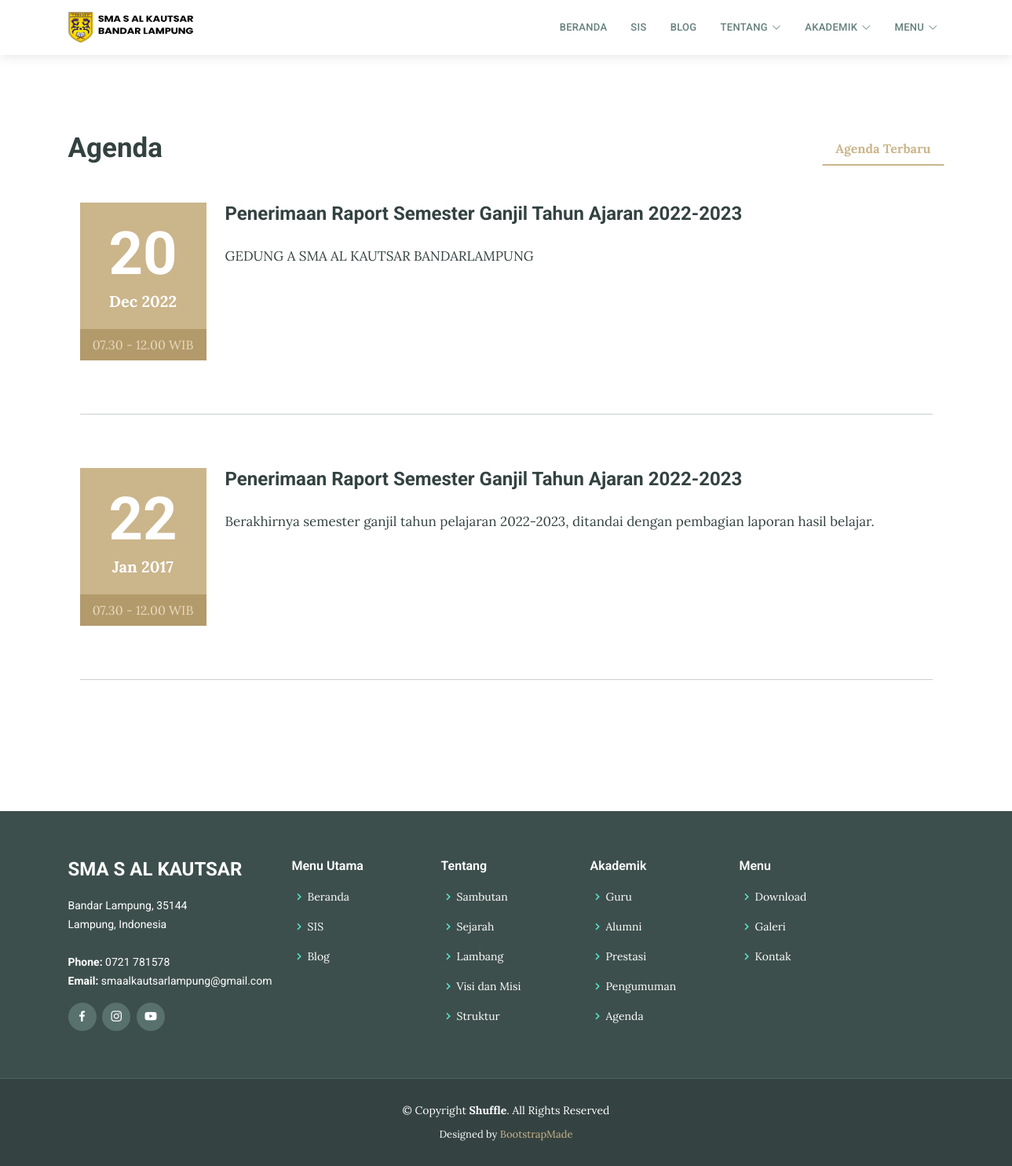
The page /index.php/agenda on the database its author committed.
### tables this page shows
CREATE TABLE `tbl_agenda` (
  `agenda_id` int(11) NOT NULL,
  `agenda_nama` varchar(200) DEFAULT NULL,
  `agenda_tanggal` timestamp NULL DEFAULT current_timestamp(),
  `agenda_deskripsi` text DEFAULT NULL,
  `agenda_mulai` date DEFAULT NULL,
  `agenda_selesai` date DEFAULT NULL,
  `agenda_tempat` varchar(90) DEFAULT NULL,
  `agenda_waktu` varchar(30) DEFAULT NULL,
  `agenda_keterangan` varchar(200) DEFAULT NULL,
  `agenda_author` varchar(60) DEFAULT NULL
);

### application/controllers/Agenda.php (called while the page is built, shortened)
<?php
class Agenda extends CI_Controller{
	function __construct(){
		$this->load->view('templates/header_1');
		$this->load->model('m_agenda');
		$this->load->model('m_pengunjung');
	}
	function index(){
		$jum=$this->m_agenda->agenda();
        $page=$this->uri->segment(3);
        if(!$page):
            $offset = 0;
        else:
            $offset = $page;
        endif;
        $limit=7;
        $config['base_url'] = base_url() . 'agenda/index/';
            $config['total_rows'] = $jum->num_rows();
            $config['per_page'] = $limit;
            $config['uri_segment'] = 3;
	          $config['full_tag_open']    = '<div class="pagging text-center"><nav><ul class="pagination justify-content-center">';
	          $config['full_tag_close']   = '</ul></nav></div>';
	          $config['num_tag_open']     = '<li class="page-item"><span class="page-link">';
	          $config['num_tag_close']    = '</span></li>';
	          $config['cur_tag_open']     = '<li class="page-item"><span class="page-link">';
	          $config['cur_tag_close']    = '<span class="sr-only">(current)</span></span></li>';
	          $config['next_tag_open']    = '<li class="page-item"><span class="page-link">';
	          $config['next_tagl_close']  = '<span aria-hidden="true">&raquo;</span></span></li>';
	          $config['prev_tag_open']    = '<li class="page-item"><span class="page-link">';
	          $config['prev_tagl_close']  = '</span>Next</li>';
	          $config['first_tag_open']   = '<li class="page-item"><span class="page-link">';
	          $config['first_tagl_close'] = '</span></li>';
	          $config['last_tag_open']    = '<li class="page-item"><span class="page-link">';
	          $config['last_tagl_close']  = '</span></li>';
            $config['first_link'] = 'Awal';
            $config['last_link'] = 'Akhir';
            $config['next_link'] = 'Next >>';
            $config['prev_link'] = '<< Prev';
            $this->pagination->initialize($config);
            $x['page'] =$this->pagination->create_links();
		$x['data']=$this->m_agenda->agenda_perpage($offset,$limit);
		$this->load->view('depan/v_agenda',$x);
		$this->load->view('templates/footer');
	}
}

### index.php (called while the page is built, shortened)
<?php
require_once BASEPATH.'core/CodeIgniter.php';

### application/models/M_agenda.php (called while the page is built, shortened)
<?php
class M_agenda extends CI_Model{
	function agenda_perpage($offset,$limit){
		$hsl=$this->db->query("SELECT tbl_agenda.*,DATE_FORMAT(agenda_tanggal,'%d/%m/%Y') AS tanggal FROM tbl_agenda ORDER BY agenda_id DESC limit $offset,$limit");
		return $hsl;
	}
}

### application/views/depan/v_agenda.php (the view, shortened to what this page needs)
<!DOCTYPE html>
<html lang="en">
<head>
    <link rel="stylesheet" href="theme/css/bootstrap.min.css">
    <link rel="stylesheet" href="theme/css/font-awesome.min.css">
    <link rel="stylesheet" href="theme/css/simple-line-icons.css">
    <link rel="stylesheet" href="theme/css/slick.css">
    <link rel="stylesheet" href="theme/css/slick-theme.css">
    <link rel="stylesheet" href="theme/css/owl.carousel.min.css">
<link href="assets/aset/vendor/animate.css/animate.min.css" rel="stylesheet">
<link href="assets/aset/vendor/bootstrap/css/bootstrap.min.css" rel="stylesheet">
<link href="assets/aset/vendor/bootstrap-icons/bootstrap-icons.css" rel="stylesheet">
<link href="assets/aset/vendor/boxicons/css/boxicons.min.css" rel="stylesheet">
<link href="assets/aset/vendor/glightbox/css/glightbox.min.css" rel="stylesheet">
<link href="assets/aset/vendor/swiper/swiper-bundle.min.css" rel="stylesheet">
<link href="assets/aset/css/style.css" rel="stylesheet">
    <link href="theme/css/style.css" rel="stylesheet">
</head>
<body>
    <section class="events">
        <div class="container">
            <div class="row">
                <div class="col-md-4">
                    <h2 class="event-title">Agenda</h2>
                </div>
                <div class="col-md-8">
                    <ul class="nav nav-tabs" role="tablist">
                        <li class="nav-item nav-tab1">
                            <a class="nav-link tab-list active" data-toggle="tab" href="#upcoming-events" role="tab">Agenda Terbaru </a>
                        </li>
                    </ul>
                </div>
            </div>
            <br>
            <div class="row">
                <div class="tab-content">
                    <div class="tab-pane active" id="upcoming-events" role="tabpanel">
                        <?php foreach ($data->result() as $row) : ?>
                            <div class="col-md-12">
                                <div class="row">
                                    <div class="col-md-2">
                                        <div class="event-date">
                                            <h4><?php echo date("d", strtotime($row->agenda_tanggal)); ?></h4> <span><?php echo date("M Y", strtotime($row->agenda_tanggal)); ?></span>
                                        </div>
                                        <span class="event-time"><?php echo $row->agenda_waktu; ?></span>
                                    </div>
                                    <div class="col-md-10">
                                        <div class="event-heading">
                                            <h3><?php echo $row->agenda_nama; ?></h3>
                                            <p><?php echo $row->agenda_deskripsi; ?></p>
                                        </div>
                                    </div>
                                </div>
                                <hr class="event-underline">
                            </div>
                        <?php endforeach; ?>
                        <div class="col-md-12 text-center">
                        </div>
                    </div>
                </div>
            </div>
        </div>
    </section>
</body>
</html>

### assets/aset/css/style.css (style rules this page uses)
body { font-family: "Open Sans", sans-serif; color: #334240; min-height: 100vh; width: 100vw; overflow-x: hidden; }
a { text-decoration: none; color: #1bbca3; }
h1, h2, h3, h4, h5, h6 { font-family: "Roboto", sans-serif; }
section { padding: 60px 0; overflow-x: hidden; }

### rows shown on the page
tbl_agenda: agenda_tanggal "20", agenda_tanggal "Dec 2022", agenda_waktu "07.30 - 12.00 WIB", agenda_nama "Penerimaan Raport Semester Ganjil Tahun Ajaran 2022-2023", agenda_deskripsi "GEDUNG A SMA AL KAUTSAR BANDARLAMPUNG"
tbl_agenda: agenda_tanggal "22", agenda_tanggal "Jan 2017", agenda_waktu "07.30 - 12.00 WIB", agenda_nama "Penerimaan Raport Semester Ganjil Tahun Ajaran 2022-2023", agenda_deskripsi "Berakhirnya semester ganjil tahun pelajaran 2022-2023, ditandai dengan pembagian laporan hasil belajar."
